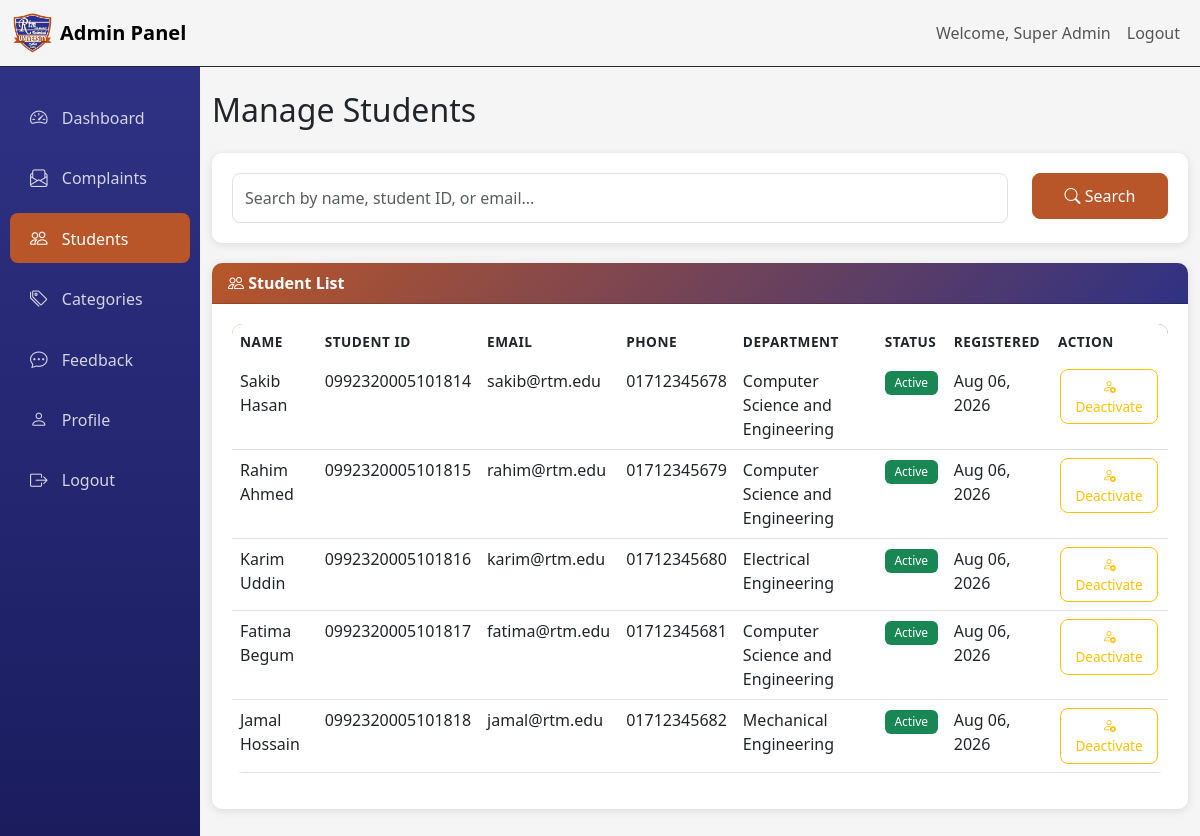
The app's page /admin/students.php (signed in) with its own data.
### tables this page shows
CREATE TABLE IF NOT EXISTS students (
    id INT AUTO_INCREMENT PRIMARY KEY,
    name VARCHAR(100) NOT NULL,
    student_id VARCHAR(20) NOT NULL UNIQUE,
    email VARCHAR(100) NOT NULL UNIQUE,
    phone VARCHAR(20),
    department VARCHAR(100),
    password VARCHAR(255) NOT NULL,
    status ENUM('active', 'inactive') DEFAULT 'active',
    created_at TIMESTAMP DEFAULT CURRENT_TIMESTAMP,
    updated_at TIMESTAMP DEFAULT CURRENT_TIMESTAMP ON UPDATE CURRENT_TIMESTAMP,
    INDEX idx_student_id (student_id),
    INDEX idx_student_email (email),
    INDEX idx_student_status (status)
);

### includes/auth.php (called while the page is built, shortened)
<?php
function isLoggedIn() {
    return isset($_SESSION['user_id']) && isset($_SESSION['user_type']);
}
function isAdmin() {
    return isLoggedIn() && $_SESSION['user_type'] === 'admin';
}
function formatDate($date) {
    return date('M d, Y', strtotime($date));
}
?>

### includes/admin_auth.php (called while the page is built)
<?php
require_once __DIR__ . '/auth.php';
function getCurrentAdmin() {
    if (isAdmin()) {
        global $pdo;
        $stmt = $pdo->prepare("SELECT * FROM admins WHERE id = ? AND status = 'active'");
        $stmt->execute([$_SESSION['user_id']]);
        return $stmt->fetch();
    }
    return null;
}
?>

### admin/students.php (the view, shortened to what this page needs)
<?php
require_once '../includes/auth.php';
require_once '../includes/admin_auth.php';
require_once '../config/database.php';
$admin = getCurrentAdmin();
$search = $_GET['search'] ?? '';
$where = "WHERE 1=1";
$params = [];
$stmt = $pdo->prepare("SELECT * FROM students $where ORDER BY created_at DESC");
$stmt->execute($params);
$students = $stmt->fetchAll();
?>
<!DOCTYPE html>
<html lang="en">
<head>
    <link href="https://cdn.jsdelivr.net/npm/bootstrap@5.3.0/dist/css/bootstrap.min.css" rel="stylesheet">
    <link href="https://cdn.jsdelivr.net/npm/bootstrap-icons@1.10.0/font/bootstrap-icons.css" rel="stylesheet">
    <link href="/includes/assets/css/style.css" rel="stylesheet">
</head>
<body>
    <nav class="navbar navbar-expand-lg border-bottom border-dark" >
        <div class="container-fluid">
            <a class="navbar-brand d-flex align-items-center" href="/admin/dashboard.php">
                <img src="/img/rtm-icon.png" alt="RTM Logo" width="40" height="40" class="me-2">
                Admin Panel
            </a>
            <div class="collapse navbar-collapse" id="navbarNav">
                <ul class="navbar-nav ms-auto">
                    <li class="nav-item">
                        <span class="nav-link">Welcome, <?php echo htmlspecialchars($admin['name']); ?></span>
                    </li>
                    <li class="nav-item">
                        <a class="nav-link" href="/admin/logout.php">Logout</a>
                    </li>
                </ul>
            </div>
        </div>
    </nav>
    <div class="container-fluid">
        <div class="row">
            <div class="col-md-3 col-lg-2 sidebar">
                <nav class="nav flex-column">
                    <a class="nav-link" href="/admin/dashboard.php">
                        <i class="bi bi-speedometer2"></i> Dashboard
                    </a>
                    <a class="nav-link" href="/admin/complaints.php">
                        <i class="bi bi-envelope-paper"></i> Complaints
                    </a>
                    <a class="nav-link active" href="/admin/students.php">
                        <i class="bi bi-people"></i> Students
                    </a>
                    <a class="nav-link" href="/admin/categories.php">
                        <i class="bi bi-tags"></i> Categories
                    </a>
                    <a class="nav-link" href="/admin/feedback.php">
                        <i class="bi bi-chat-dots"></i> Feedback
                    </a>
                    <a class="nav-link" href="/admin/profile.php">
                        <i class="bi bi-person"></i> Profile
                    </a>
                    <a class="nav-link" href="/admin/logout.php">
                        <i class="bi bi-box-arrow-right"></i> Logout
                    </a>
                </nav>
            </div>
            <div class="col-md-9 col-lg-10 py-4">
                <h2 class="mb-4">Manage Students</h2>
                <div class="search-filter-section">
                    <form method="GET" action="">
                        <div class="row">
                            <div class="col-md-10">
                                <input type="text" class="form-control" name="search"
                                       placeholder="Search by name, student ID, or email..."
                                       value="<?php echo htmlspecialchars($search); ?>">
                            </div>
                            <div class="col-md-2">
                                <button type="submit" class="btn btn-primary w-100">
                                    <i class="bi bi-search"></i> Search
                                </button>
                            </div>
                        </div>
                    </form>
                </div>
                <div class="card">
                    <div class="card-header">
                        <i class="bi bi-people"></i> Student List
                    </div>
                    <div class="card-body">
                        <?php if (empty($students)): ?>
                            <div class="text-center py-4">
                                <i class="bi bi-inbox" style="font-size: 3rem; color: #dee2e6;"></i>
                                <p class="mt-3 text-muted">No students found.</p>
                            </div>
                        <?php else: ?>
                            <div class="table-responsive">
                                <table class="table table-hover">
                                    <thead>
                                        <tr>
                                            <th>Name</th>
                                            <th>Student ID</th>
                                            <th>Email</th>
                                            <th>Phone</th>
                                            <th>Department</th>
                                            <th>Status</th>
                                            <th>Registered</th>
                                            <th>Action</th>
                                        </tr>
                                    </thead>
                                    <tbody>
                                        <?php foreach ($students as $student): ?>
                                            <tr>
                                                <td><?php echo htmlspecialchars($student['name']); ?></td>
                                                <td><?php echo htmlspecialchars($student['student_id']); ?></td>
                                                <td><?php echo htmlspecialchars($student['email']); ?></td>
                                                <td><?php echo htmlspecialchars($student['phone']); ?></td>
                                                <td><?php echo htmlspecialchars($student['department']); ?></td>
                                                <td>
                                                    <span class="badge <?php echo $student['status'] === 'active' ? 'bg-success' : 'bg-danger'; ?>">
                                                        <?php echo ucfirst($student['status']); ?>
                                                    </span>
                                                </td>
                                                <td><?php echo formatDate($student['created_at']); ?></td>
                                                <td>
                                                    <?php if ($student['status'] === 'active'): ?>
                                                        <a href="/admin/students.php?toggle_status=deactivate&student_id=<?php echo $student['id']; ?>"
                                                           class="btn btn-sm btn-outline-warning action-btn"
                                                           onclick="return confirm('Are you sure you want to deactivate this student?')">
                                                            <i class="bi bi-person-x"></i> Deactivate
                                                        </a>
                                                    <?php endif; ?>
                                                </td>
                                            </tr>
                                        <?php endforeach; ?>
                                    </tbody>
                                </table>
                            </div>
                        <?php endif; ?>
                    </div>
                </div>
            </div>
        </div>
    </div>
</body>
</html>

### includes/assets/css/style.css (style rules this page uses)
:root { --primary-color: #b85629; --secondary-color: #2f3184; --success-color: #198754; --danger-color: #dc3545; --warning-color: #ffc107; --info-color: #0dcaf0; --light-color: #f8f9fa; --dark-color: #212529; }
body { font-family: 'Segoe UI', Tahoma, Geneva, Verdana, sans-serif; background-color: #f5f5f5; }
.navbar-brand { font-weight: 600; font-size: 1.25rem; }
.card { border: none; border-radius: 10px; box-shadow: 0 2px 10px rgba(0, 0, 0, 0.1); margin-bottom: 20px; }
.card-header { background: linear-gradient(135deg, var(--primary-color), var(--secondary-color)); color: white; border-radius: 10px 10px 0 0 !important; font-weight: 600; }
.card-body { padding: 20px; }
.table { background-color: white; border-radius: 10px; overflow: hidden; }
.table thead { background: linear-gradient(135deg, var(--primary-color), var(--secondary-color)); color: white; }
.table thead th { border: none; font-weight: 600; text-transform: uppercase; font-size: 0.85rem; letter-spacing: 0.5px; }
.table tbody tr { transition: background-color 0.2s; }
.badge { padding: 0.5em 0.8em; font-weight: 500; }
.form-control, .form-select { border-radius: 8px; border: 1px solid #dee2e6; padding: 0.75rem; }
.btn { border-radius: 8px; padding: 0.6rem 1.2rem; font-weight: 500; }
.btn-primary { background-color: var(--primary-color); border-color: var(--primary-color); }
.sidebar { background: linear-gradient(180deg, var(--secondary-color) 0%, #1a1c5e 100%); min-height: calc(100vh - 56px); padding: 20px 0; }
.sidebar .nav-link { color: rgba(255, 255, 255, 0.8); padding: 12px 20px; border-radius: 8px; margin: 5px 10px; transition: all 0.2s; }
.sidebar .nav-link:hover, .sidebar .nav-link.active { background-color: var(--primary-color); color: white; }
.sidebar .nav-link i { margin-right: 10px; font-size: 1.1rem; }
.action-btn { padding: 0.4rem 0.8rem; font-size: 0.85rem; margin: 0 2px; }
.search-filter-section { background-color: white; padding: 20px; border-radius: 10px; margin-bottom: 20px; box-shadow: 0 2px 10px rgba(0, 0, 0, 0.1); }

### records on screen
students: name "Sakib Hasan", student "0992320005101814", email "sakib@rtm.edu", phone "01712345678", department "Computer Science and Engineering", status "Active", created_at "Aug 06, 2026"
students: name "Rahim Ahmed", student "0992320005101815", email "rahim@rtm.edu", phone "01712345679", department "Computer Science and Engineering", status "Active", created_at "Aug 06, 2026"
students: name "Karim Uddin", student "0992320005101816", email "karim@rtm.edu", phone "01712345680", department "Electrical Engineering", status "Active", created_at "Aug 06, 2026"
students: name "Fatima Begum", student "0992320005101817", email "fatima@rtm.edu", phone "01712345681", department "Computer Science and Engineering", status "Active", created_at "Aug 06, 2026"
students: name "Jamal Hossain", student "0992320005101818", email "jamal@rtm.edu", phone "01712345682", department "Mechanical Engineering", status "Active", created_at "Aug 06, 2026"

### other values on screen
$admin['name'] "Super Admin"
